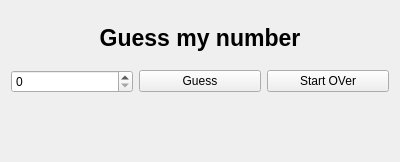
<?xml version="1.0" encoding="UTF-8"?>
<ui version="4.0">
 <class>Widget</class>
 <widget class="QWidget" name="Widget">
  <property name="geometry">
   <rect>
    <x>0</x>
    <y>0</y>
    <width>400</width>
    <height>162</height>
   </rect>
  </property>
  <property name="windowTitle">
   <string>Widget</string>
  </property>
  <layout class="QVBoxLayout" name="verticalLayout">
   <item>
    <widget class="QLabel" name="label">
     <property name="font">
      <font>
       <pointsize>17</pointsize>
       <weight>75</weight>
       <bold>true</bold>
      </font>
     </property>
     <property name="text">
      <string>Guess my number</string>
     </property>
     <property name="alignment">
      <set>Qt::AlignCenter</set>
     </property>
    </widget>
   </item>
   <item>
    <layout class="QHBoxLayout" name="horizontalLayout">
     <item>
      <widget class="QSpinBox" name="spinBox"/>
     </item>
     <item>
      <widget class="QPushButton" name="guessButton">
       <property name="text">
        <string>Guess</string>
       </property>
      </widget>
     </item>
     <item>
      <widget class="QPushButton" name="startOverButton">
       <property name="text">
        <string>Start OVer</string>
       </property>
      </widget>
     </item>
    </layout>
   </item>
   <item>
    <widget class="QLabel" name="messageLabel">
     <property name="font">
      <font>
       <pointsize>13</pointsize>
       <weight>75</weight>
       <bold>true</bold>
      </font>
     </property>
     <property name="text">
      <string/>
     </property>
     <property name="alignment">
      <set>Qt::AlignCenter</set>
     </property>
    </widget>
   </item>
  </layout>
 </widget>
 <layoutdefault spacing="6" margin="11"/>
 <resources/>
 <connections/>
</ui>
